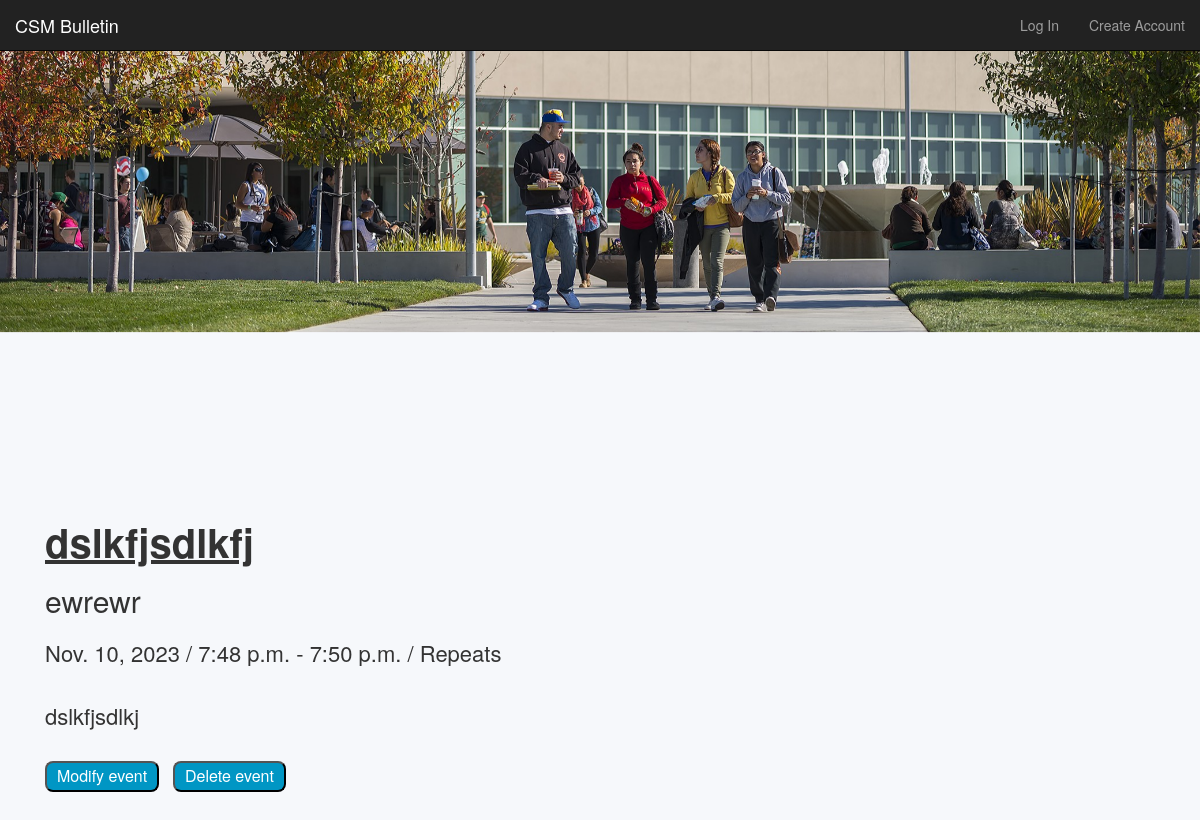
The app's page /event/22/ with its own data.
### events/models.py (models this page shows, shortened)
class Event(models.Model):  # makes an event class with five atributes
    title        = models.CharField(max_length=120) # make title limited to 120 chars
    description  = models.TextField(blank=True, default='') # make description not required
    repeats      = models.BooleanField(default=False)
    approved     = models.BooleanField(default=False)
    date         = models.DateField()
    start_time   = models.TimeField()
    end_time     = models.TimeField()
    posting_club = models.CharField(max_length=100)
    user         = models.ForeignKey(to=User, related_name="events", blank=True, null=True, on_delete=models.CASCADE)
    image        = models.ImageField(null=True, blank=True, upload_to='images/')

### events/views.py (the view)
def event_detail_view(request, id):         # shows one event
    obj = get_object_or_404(Event, id=id)   # get object id=id, if it does not exist throw 404 error
    if obj.approved == True:
        context = {                             # defines what to pass in to event_detail.html
            'object': obj,
        }
        return render(request, 'events/event_detail.html', context)
    else:
        return HttpResponse("<h1>This event has not been approved</h1>")

### events/templates/events/event_detail.html (shortened to what this page needs)
{% extends 'base.html' %}
{% block content %}
{% load static %} <link rel="stylesheet" href="{% static 'eventdetails.css' %}">
<div class="fixed-bg"></div>
<body>
<h1>{{ object.title }}</h1>
<h2>{{ object.posting_club }}</h2>
<p>
    {{ object.date }} / {{ object.start_time }} - {{ object.end_time }}{% if object.repeats %} / Repeats{% endif %}
    <br><br>
    {% if object.description %}{{ object.description }}{% else %}Description coming soon{% endif %}
</p>
<br>
<a href="/event/update/{{ object.id }}"><button>Modify event</button></a>
<a href="/event/delete/{{ object.id }}"><button>Delete event</button></a>
</body>
{% endblock %}

### events/static/base.css (style rules this page uses)
body { background-color: rgba(0, 77, 150, 0.034); margin-left: 30px; margin-bottom: 50px; }

### events/static/eventdetails.css (style rules this page uses)
body { margin-left: 45px; margin-bottom: 40px; }
.fixed-bg { background-image: url("images/college_of_san_mateo_cover.jpeg"); min-height: 500px; background-attachment: fixed; background-position: center -500px; background-repeat: no-repeat; background-size: cover; margin-left: -45px; }
p { font-size: 22px; margin-right: 25px; margin-top: 20px; }
h1 { font-size: 40px; font-weight: bold; text-decoration: underline; }
button { margin-right: 10px; text-decoration: black; background-color: #0096c4; color: rgb(255, 255, 255); padding: 2px 10px; text-align: center; text-decoration: none; display: inline-block; font-size: 16px; border-radius: 8px; }

### records on screen
Event: title "dslkfjsdlkfj", posting_club "ewrewr", date "Nov. 10, 2023", start_time "7:48 p.m.", end_time "7:50 p.m.", description "dslkfjsdlkj"
